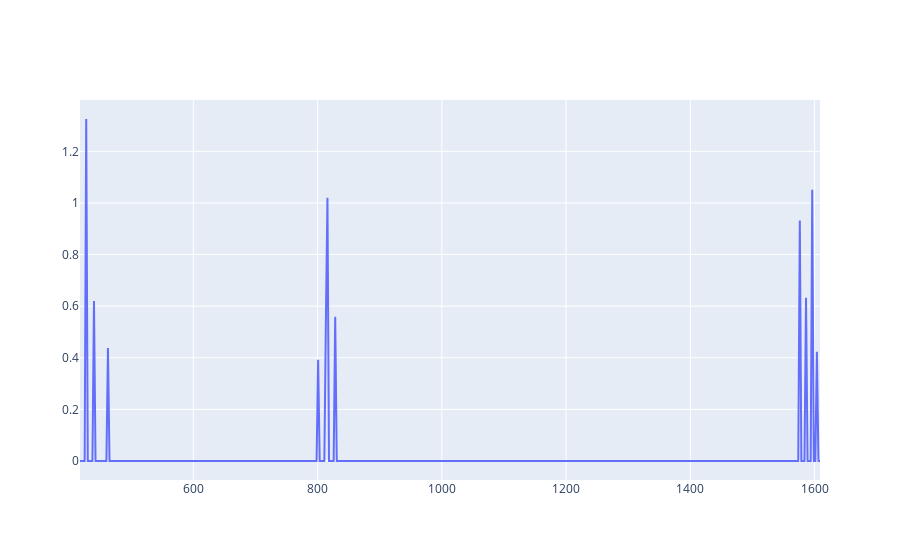

Notebook cell for this chart:
### Code cell
view = go.Scatter(x=exp_nback['trialStartTime'], y=exp_nback['responseTime'], name= 'time')
py.iplot([view])
